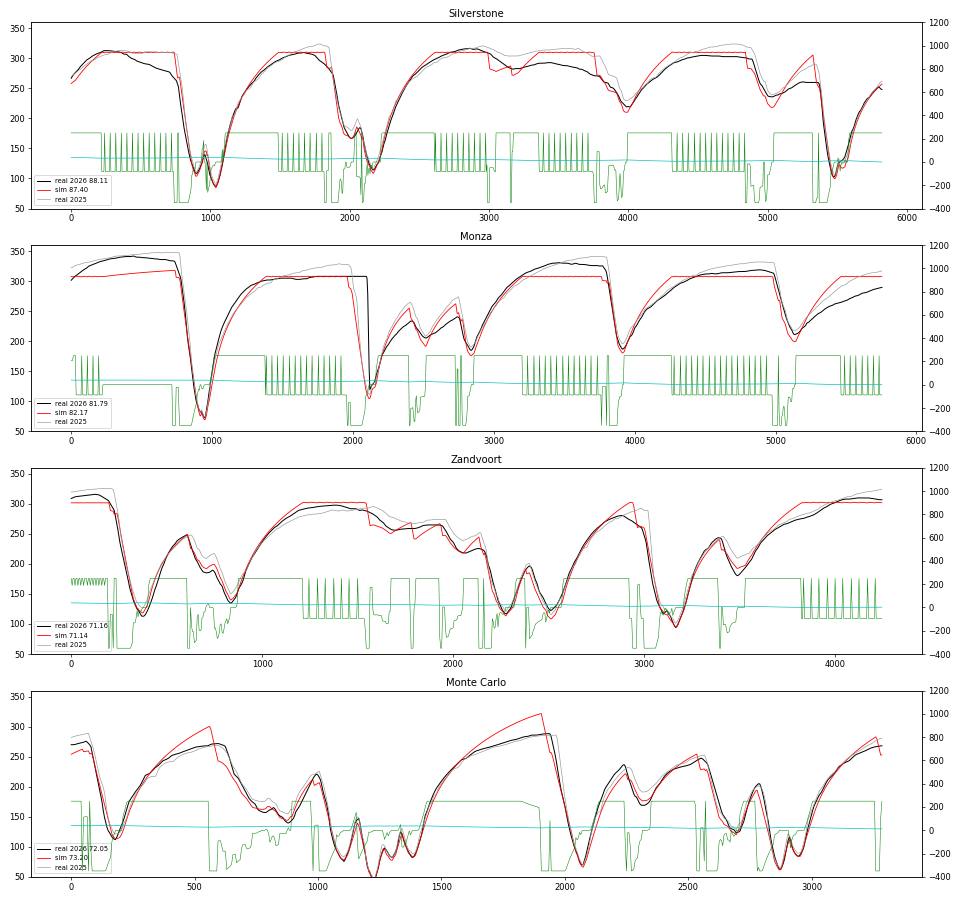

Write Python code to recreate this figure.
from fit26 import *
import matplotlib; matplotlib.use('Agg'); import matplotlib.pyplot as plt
x = np.array(json.load(open(sys.argv[1]))['x']) if len(sys.argv) > 1 else np.array(json.load(open('fit26_all.json'))['x'])
fig, ax = plt.subplots(4, 1, figsize=(16, 15))
for a, c in zip(ax, ['Silverstone', 'Monza', 'Zandvoort', 'Monte Carlo']):
    t = track(c); r = run(x, c); v26, lap26 = target(c)
    a.plot(t['s'], v26 * 3.6, 'k', lw=1.2, label=f'real 2026 {lap26:.2f}'); a.plot(t['s'], r['v'] * 3.6, 'r', lw=1, label=f"sim {r['lap']:.2f}")
    a.plot(t['s'], t['v25'] * 3.6, color='#999', lw=.8, label='real 2025')
    b = a.twinx(); b.plot(t['s'], r['u'] / 1e3, 'g', lw=.6); b.plot(t['s'], r['soc'] / 1e5, 'c', lw=.8); b.set_ylim(-400, 1200)
    a.set_title(c); a.set_ylim(50, 360); a.legend(loc='lower left', fontsize=8)
plt.tight_layout(); plt.savefig('diag26.png', dpi=60)
